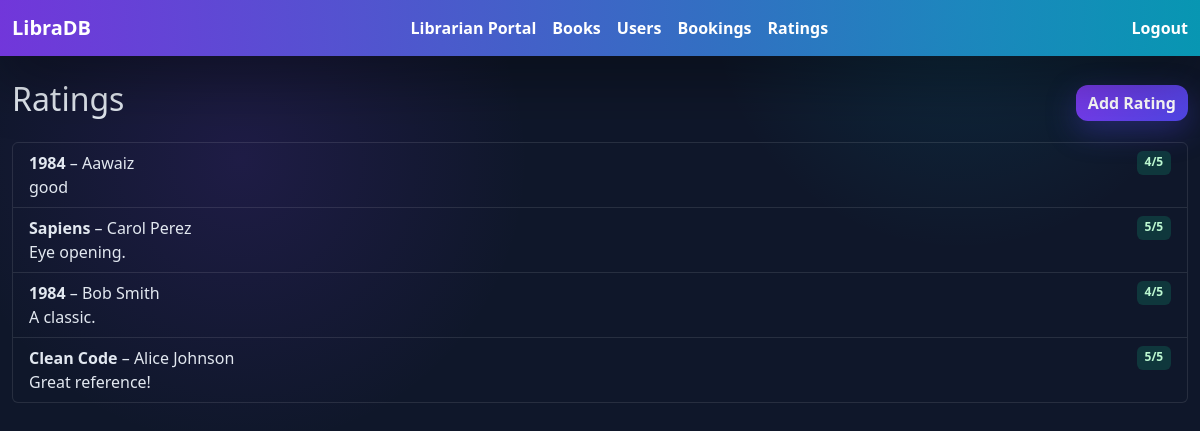
Screenshot of /ratings (signed in) with the database file from the repository.
### library_app/models.py (models this page shows, shortened)
class TimestampMixin:
    created_at = db.Column(db.DateTime, default=datetime.utcnow)
    updated_at = db.Column(db.DateTime, default=datetime.utcnow, onupdate=datetime.utcnow)

class Rating(TimestampMixin, db.Model):
    __tablename__ = "ratings"
    id = db.Column(db.Integer, primary_key=True)
    score = db.Column(db.Integer, nullable=False)
    comment = db.Column(db.Text)
    user_id = db.Column(db.Integer, db.ForeignKey("users.id"), nullable=False)
    book_id = db.Column(db.Integer, db.ForeignKey("books.id"), nullable=False)
    user = db.relationship("User", back_populates="ratings")
    book = db.relationship("Book", back_populates="ratings")

class Book(TimestampMixin, db.Model):
    __tablename__ = "books"
    id = db.Column(db.Integer, primary_key=True)
    title = db.Column(db.String(200), nullable=False)
    author = db.Column(db.String(120), nullable=False)
    isbn = db.Column(db.String(20), unique=True, nullable=False)
    description = db.Column(db.Text)
    copies_total = db.Column(db.Integer, default=1)
    copies_available = db.Column(db.Integer, default=1)
    category_id = db.Column(db.Integer, db.ForeignKey("categories.id"))
    category = db.relationship("Category", back_populates="books")
    bookings = db.relationship("Booking", back_populates="book", cascade="all, delete-orphan")
    ratings = db.relationship("Rating", back_populates="book", cascade="all, delete-orphan")

class User(TimestampMixin, db.Model):
    __tablename__ = "users"
    id = db.Column(db.Integer, primary_key=True)
    name = db.Column(db.String(120), nullable=False)
    email = db.Column(db.String(120), unique=True, nullable=False)
    password_hash = db.Column(db.String(255), nullable=False)
    role = db.Column(db.String(20), default="member", nullable=False)
    approved = db.Column(db.Boolean, default=False)
    bookings = db.relationship("Booking", back_populates="user", cascade="all, delete-orphan")
    ratings = db.relationship("Rating", back_populates="user", cascade="all, delete-orphan")

### library_app/routes.py (the view)
@bp.route("/ratings")
def ratings():
    redirect_response = require_role("librarian")
    if redirect_response:
        return redirect_response
    rating_list = Rating.query.order_by(Rating.created_at.desc()).all()
    return render_template("ratings/list.html", ratings=rating_list)

### library_app/routes.py (called while the page is built)
def current_user() -> User | None:
    user_id = session.get("user_id")
    if not user_id:
        return None
    return User.query.get(user_id)

def current_role() -> str | None:
    user = current_user()
    if user:
        return user.role
    return None

def current_member() -> User | None:
    user = current_user()
    if not user or user.role != "member":
        return None
    return user

def require_role(role: str):
    user = current_user()
    if not user or user.role != role:
        flash("Please log in to access that portal.", "warning")
        return redirect(url_for("library.login", next=request.path))
    if not user.approved:
        session.clear()
        flash("Your account is awaiting librarian approval.", "warning")
        return redirect(url_for("library.login"))
    return None

@bp.app_context_processor
def inject_globals():
    return {
        "active_role": current_role(),
        "active_member": current_member(),
        "active_user": current_user(),
    }

### library_app/templates/ratings/list.html
{% extends 'base.html' %}
{% block content %}
  <div class="d-flex justify-content-between align-items-center mb-3">
    <h2>Ratings</h2>
    <a class="btn btn-primary" href="{{ url_for('library.create_rating') }}">Add Rating</a>
  </div>
  <div class="list-group">
    {% for rating in ratings %}
      <div class="list-group-item">
        <div class="d-flex justify-content-between">
          <div>
            <strong>{{ rating.book.title }}</strong> – {{ rating.user.name }}
          </div>
          <span class="badge bg-success">{{ rating.score }}/5</span>
        </div>
        <p class="mb-0">{{ rating.comment }}</p>
      </div>
    {% else %}
      <div class="list-group-item">No ratings yet.</div>
    {% endfor %}
  </div>
{% endblock %}

### library_app/static/css/styles.css (style rules this page uses)
:root { --bg: #0f172a; --panel: rgba(255, 255, 255, 0.08); --card: #0b1224; --text: #e2e8f0; --muted: #cbd5e1; --accent: #7c3aed; --accent-2: #06b6d4; --success: #10b981; --warning: #f59e0b; --danger: #ef4444; --border: rgba(255, 255, 255, 0.1); --shadow: 0 20px 60px rgba(0, 0, 0, 0.4); --radius: 16px; }
* { border-radius: 0; }
body { background: radial-gradient(circle at 20% 20%, rgba(124, 58, 237, 0.14), transparent 25%), radial-gradient(circle at 80% 0%, rgba(6, 182, 212, 0.12), transparent 20%), var(--bg); color: var(--text); min-height: 100vh; }
.badge.bg-success { background-color: rgba(16, 185, 129, 0.2) !important; color: #bbf7d0 !important; }
.btn { border-radius: 12px; border: none; font-weight: 600; }
.btn-primary { background: linear-gradient(135deg, var(--accent), #4f46e5); box-shadow: 0 10px 30px rgba(79, 70, 229, 0.35); }
a { color: #a5b4fc; }
.list-group-item { background: transparent; border-color: var(--border); color: var(--text); }

### rows the page displays
Rating: book "1984", user.name "Aawaiz", score "4", comment "good"
Rating: book "Sapiens", user.name "Carol Perez", score "5", comment "Eye opening."
Rating: book "1984", user.name "Bob Smith", score "4", comment "A classic."
Rating: book "Clean Code", user.name "Alice Johnson", score "5", comment "Great reference!"
